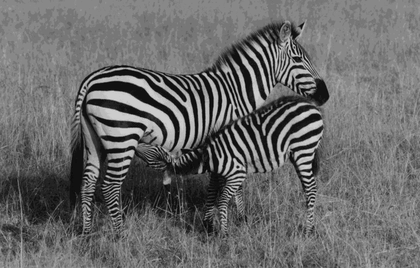
%> input picture INF4300/week2/zebra_2.tif, 420 x 268 px, shrunk from 881 x 563 before the run
$ octave week2.m   (GNU Octave 9; MATLAB toolbox functions it lacks are replaced by stand-ins)
%> lines starting %> are read from the running program, lines starting %| are printed output that depends on the picture
### INF4300/week2/GLCM_M.m
function [ glcm ] = GLCM_M( image,Grey,dx,dy,normal,symmetric)
%regner ut stuff

[N,M] = size(image);
glcm = zeros(Grey);
for i=1:N
    for j=1:M
        if i+dy > N || i+dy < 1 || j+dx > M || j+dy < 1 || i + dx < 1 || j + dx < 1
           continue
        end
        from=image(i,j);
        to=image(i+dy,j+dx);
        glcm(from+1,to+1)=glcm(from+1,to+1)+1;
    end
end
%tatt fra en kis det under
    if symmetric
        glcm = glcm+glcm';
    end
    if normal
        glcm = glcm/sum(sum(glcm));
    end
end

### INF4300/week2/glidingGLCM_M.m
function[glcmVar,glcmCtr,glcmEnt] = glidingGLCM(img,G,dx,dy,windowSize)
%GlidingGLCM
% Calulates the GLCM and the feature in fun for
% every gliding window in img. It is first added
% a frame of ones around img to make sure that the
% resulting feature images is the same size as img.

[Mo,No] = size(img);            %Size of original image
halfSize = floor(windowSize/2); %Size of "half" the filter

% Expand the original image with a zero border
imgWithBorders = zeros(Mo+windowSize-1, No+windowSize-1);
imgWithBorders(halfSize:end-halfSize-1,halfSize:end-halfSize-1) = img;

figure(100)
imagesc(imgWithBorders);
colormap gray
title('The resuting image with borders')

% Size of the image with borders
[M,N] = size(imgWithBorders);

% Index matrices. These are needed for the online implementation of the
% GLCM features
i = repmat((0:(G-1))', 1, G);
j = repmat( 0:(G-1)  , G, 1);

% Defining buffers for the resulting glcm feature images
glcmVar = zeros(Mo,No);
glcmCtr = zeros(Mo,No);
glcmEnt = zeros(Mo,No);


% Go through the image
for m = 1+halfSize:M-halfSize-1
    for n = 1+halfSize:N-halfSize-1

        % Extracting the wanted window
        window = imgWithBorders(m-halfSize:m+halfSize,n-halfSize:n+halfSize);
        % Calculate the
        p = GLCM(window,G, dx,dy,0,0);

        % Compute GLCM's variance feature.
        mu = mean(window(:));
        glcmVar(m-halfSize,n-halfSize) = sum(sum(p .* ((i-mu).^2)));
        % [8 lines of commented-out code are left out]
        glcmCtr(m-halfSize,n-halfSize) = sum(sum(p .* ((i - j).^2)));
        % [8 lines of commented-out code are left out]
        glcmEnt(m-halfSize,n-halfSize) = -sum(p(p>0) .* log2(p(p>0)));
    end
end
end

### INF4300/week2/week2.m


img = imread('zebra_2.tif');
%> img is the input picture: size 268x420 uint8; min 0, max 212, mean 105.8


figure(1);
imshow(img, []);
title('Original image');

G = 8; % We just want to use G gray levels

% Make the histogram (approx.) uniform with G grey levels.
% See the curriculum for INF2310 if you do not know histogram equalization
img_std = histeq(img,G);
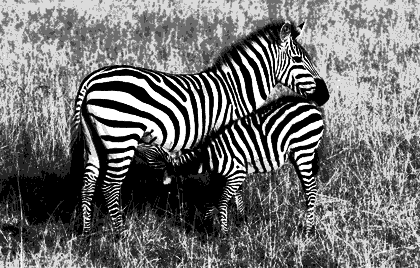
%> img_std: size 268x420 uint8; min 0, max 255, mean 113.9
img_std = uint8(round(double(img_std) * (G-1) / double(max(img_std(:)))));

figure(2);
imshow(img_std, [0 G-1]);

GLCM2=GLCM_M(img_std,G,10,0,0,1);
%> after the loop in GLCM_M, `for i=1:N`: glcm = [11475 2842 1196 480 623 331 1666 2489; 3173 3707 2576 974 1127 435 1014 586; 1245 2644 3318 1749 2004 865 1511 326; 512 962 1911 3184 2709 1368 2300 137; 587 1064 2052 2777 2827 1649 3029 202; 270 408 834 1480 1730 1298 2479 104; 1262 924 1490 2359 3142 2606 5987 745; 2368 684 393 170 241 126 606 2548]
%> in GLCM_M, `glcm = glcm+glcm';`: glcm = [22950 6015 2441 992 1210 601 2928 4857; 6015 7414 5220 1936 2191 843 1938 1270; 2441 5220 6636 3660 4056 1699 3001 719; 992 1936 3660 6368 5486 2848 4659 307; 1210 2191 4056 5486 5654 3379 6171 443; 601 843 1699 2848 3379 2596 5085 230; 2928 1938 3001 4659 6171 5085 11974 1351; 4857 1270 719 307 443 230 1351 5096]
%> GLCM2 has the same summary as glcm in GLCM_M
stats = graycoprops(GLCM2)
%> stats = {Contrast 6.8, Correlation 0.361, Energy 0.0305, Homogeneity 0.552}

figure(3);
subplot(211)
h = imhist(img);
%> h = 256 values, max 6101 at index 137, min 0 at index 214, mean 439.7
plot([0:255],h/sum(h),'linewidth',2);
xlim([0 15])
title('Normalized histogram of original image');
subplot(212)
h = imhist(img_std);
%> h = 256 values, max 21102 at index 1, min 0 at index 9, mean 439.7
plot([0:255],h/sum(h),'linewidth',2);
xlim([0 15])
title('Normalized histogram of image after histeq');

% Define GLCM-parameters.
windowSize = 31;
dx = 0;
dy = 2;
calculateGLCM=1;

% Call the function to calculate the feature images with gliding GLCM
if calculateGLCM == 1
    [glcmVar,glcmCtr,glcmEnt] = glidingGLCM_M(img_std,G,dx,dy,windowSize);
%> in glidingGLCM, `imgWithBorders(halfSize:end-halfSize-1,halfSize:end-halfSize-1) = img;`:
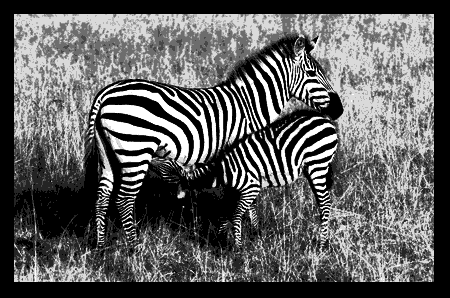
%> imgWithBorders: size 298x450 double; min 0, max 7, mean 2.62; drawn with min black and max white
%> (the run ends here)
